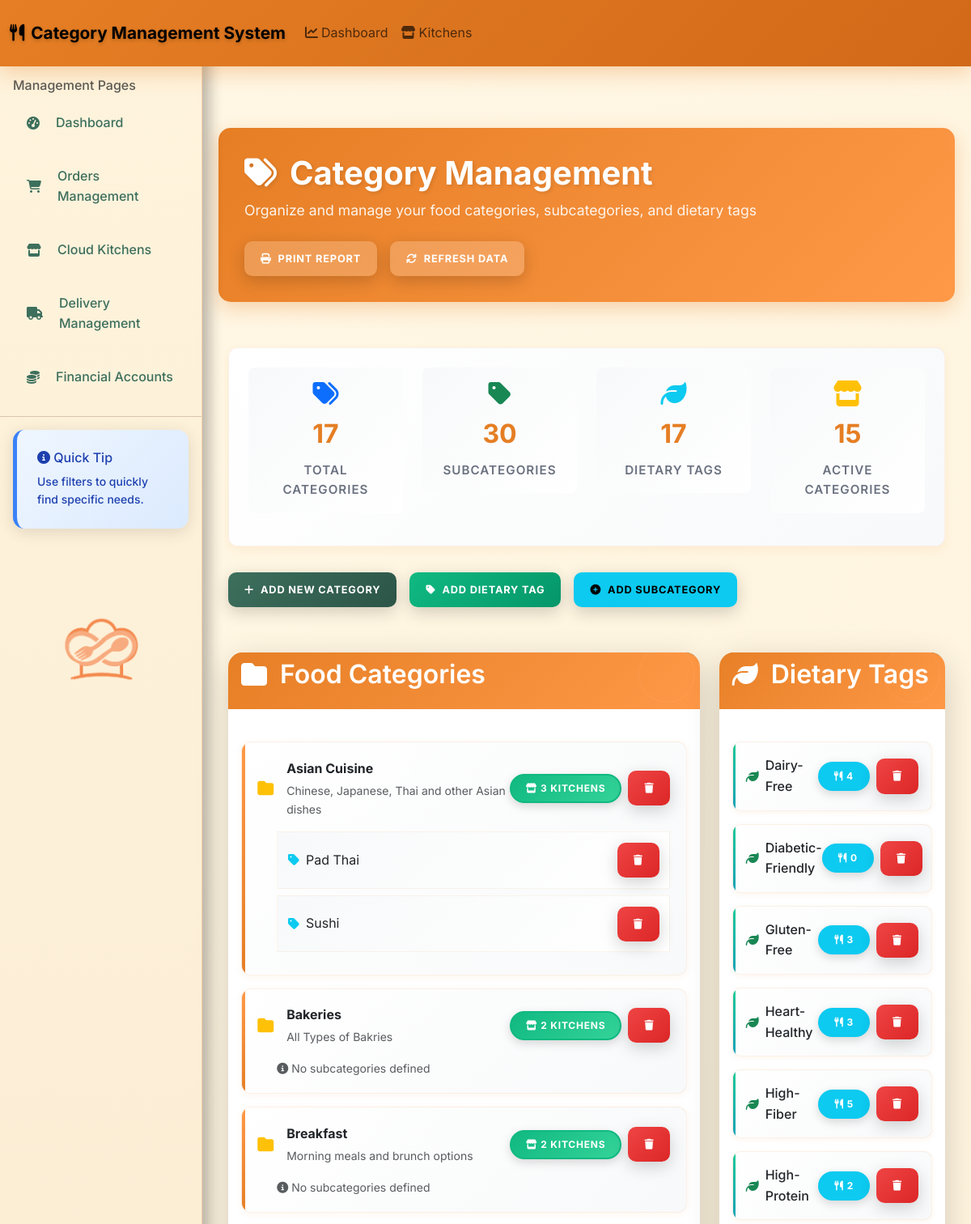
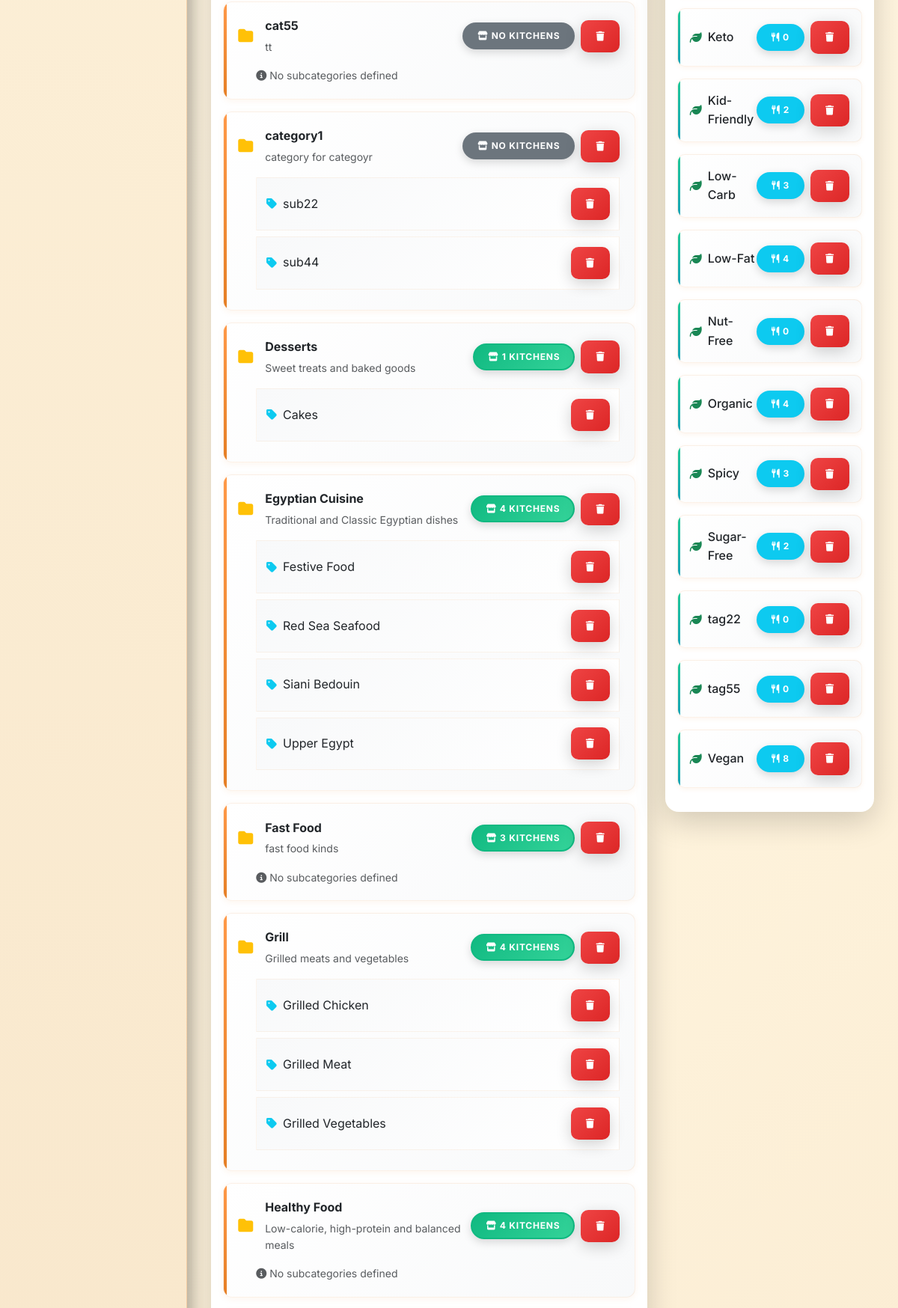
Page /admin/c/c/manage_categories.php (upper part) on the committed database (2 pictures, top to bottom).
### tables this page shows
CREATE TABLE `category` (
  `cat_id` int(11) NOT NULL,
  `c_name` varchar(100) NOT NULL,
  `description` text DEFAULT NULL,
  `category_photo` varchar(255) DEFAULT NULL,
  `created_by` int(11) DEFAULT NULL,
  `cloud_kitchens_count` int(11) DEFAULT 0
);

CREATE TABLE `sub_category` (
  `subcat_id` int(11) NOT NULL,
  `subcat_name` varchar(100) NOT NULL,
  `admin_id` int(11) NOT NULL,
  `parent_cat_id` int(11) NOT NULL
);

CREATE TABLE `dietary_tags` (
  `tag_id` int(11) NOT NULL,
  `tag_name` varchar(50) NOT NULL
);

### admin/c/c/categories.php (the view, shortened to what this page needs)
<?php
require_once 'db_connect.php';
try {
    $stmt = $pdo->query("SELECT c.*, COUNT(cksc.cloud_kitchen_id) as kitchens_count
                         FROM category c
                         LEFT JOIN cloud_kitchen_specialist_category cksc ON c.cat_id = cksc.cat_id
                         GROUP BY c.cat_id
                         ORDER BY c.c_name");
    $categories = $stmt->fetchAll(PDO::FETCH_ASSOC);
    $stmt = $pdo->query("SELECT s.*, c.c_name as parent_name
                         FROM sub_category s
                         JOIN category c ON s.parent_cat_id = c.cat_id
                         ORDER BY c.c_name, s.subcat_name");
    $subcategories = $stmt->fetchAll(PDO::FETCH_ASSOC);
    $stmt = $pdo->query("SELECT dt.*, COUNT(ct.user_id) as usage_count
                         FROM dietary_tags dt
                         LEFT JOIN caterer_tags ct ON dt.tag_id = ct.tag_id
                         GROUP BY dt.tag_id
                         ORDER BY dt.tag_name");
    $tags = $stmt->fetchAll(PDO::FETCH_ASSOC);
    $total_categories = count($categories);
    $total_subcategories = count($subcategories);
    $total_tags = count($tags);
    $categories_with_kitchens = count(array_filter($categories, function($cat) { return $cat['kitchens_count'] > 0; }));
} catch(PDOException $e) {
    die("Error fetching data: " . $e->getMessage());
}
?>
<div class="stats-overview fade-in">
    <div class="row">
        <div class="col-md-3 col-sm-6 mb-3">
            <div class="stats-item">
                <i class="fas fa-tags fa-2x text-primary mb-2"></i>
                <span class="stats-number"><?= $total_categories ?></span>
                <div class="stats-label">Total Categories</div>
            </div>
        </div>
        <div class="col-md-3 col-sm-6 mb-3">
            <div class="stats-item">
                <i class="fas fa-tag fa-2x text-success mb-2"></i>
                <span class="stats-number"><?= $total_subcategories ?></span>
                <div class="stats-label">Subcategories</div>
            </div>
        </div>
        <div class="col-md-3 col-sm-6 mb-3">
            <div class="stats-item">
                <i class="fas fa-leaf fa-2x text-info mb-2"></i>
                <span class="stats-number"><?= $total_tags ?></span>
                <div class="stats-label">Dietary Tags</div>
            </div>
        </div>
        <div class="col-md-3 col-sm-6 mb-3">
            <div class="stats-item">
                <i class="fas fa-store fa-2x text-warning mb-2"></i>
                <span class="stats-number"><?= $categories_with_kitchens ?></span>
                <div class="stats-label">Active Categories</div>
            </div>
        </div>
    </div>
</div>
<div class="row mb-4">
    <div class="col-12">
        <div class="action-buttons fade-in">
            <button class="btn btn-primary" onclick="toggleForm('categoryForm')">
                <i class="fas fa-plus me-2"></i>Add New Category
            </button>
            <button class="btn btn-success" onclick="toggleForm('tagForm')">
                <i class="fas fa-tag me-2"></i>Add Dietary Tag
            </button>
            <button class="btn btn-info" onclick="toggleForm('subcategoryForm')">
                <i class="fas fa-plus-circle me-2"></i>Add Subcategory
            </button>
        </div>
    </div>
</div>
<div class="row mb-4">
    <div class="col-md-8">
        <div class="card fade-in">
            <div class="section-header">
                <h2><i class="fas fa-folder me-2"></i>Food Categories</h2>
            </div>
            <div class="card-body">
                <?php if(empty($categories)): ?>
                    <div class="text-center py-4">
                        <i class="fas fa-folder-open fa-3x text-muted mb-3"></i>
                        <p class="text-muted">No categories found. Start by adding your first category.</p>
                    </div>
                <?php else: ?>
                    <?php foreach($categories as $category): ?>
                        <div class="category-item">
                            <div class="category-header d-flex justify-content-between align-items-center"
                                 onclick="showKitchensByCategory(<?= $category['cat_id'] ?>, '<?= htmlspecialchars($category['c_name']) ?>')"
                                 style="cursor: pointer;">
                                <div class="d-flex align-items-center">
                                    <i class="fas fa-folder text-warning me-3 fs-5"></i>
                                    <div>
                                        <strong class="fs-6"><?= htmlspecialchars($category['c_name']) ?></strong>
                                        <?php if($category['description']): ?>
                                            <div class="text-muted small mt-1">
                                                <?= htmlspecialchars($category['description']) ?>
                                            </div>
                                        <?php endif; ?>
                                    </div>
                                </div>
                                <div class="d-flex align-items-center gap-2">
                                    <?php if($category['kitchens_count'] > 0): ?>
                                        <span class="badge bg-success">
                                            <i class="fas fa-store me-1"></i><?= $category['kitchens_count'] ?> kitchens
                                        </span>
                                    <?php else: ?>
                                        <span class="badge bg-secondary">
                                            <i class="fas fa-store me-1"></i>No kitchens
                                        </span>
                                    <?php endif; ?>
                                    <form action="delete_category.php" method="POST" class="d-inline"
                                          onsubmit="return confirm('Are you sure you want to delete this category? This action cannot be undone.')"
                                          onclick="event.stopPropagation()">
                                        <button type="submit" class="btn btn-sm btn-danger">
                                            <i class="fas fa-trash"></i>
                                        </button>
                                    </form>
                                </div>
                            </div>
                            <div class="subcategories ms-4 mt-3">
                                <?php
                                $hasSubcategories = false;
                                foreach($subcategories as $sub):
                                    if($sub['parent_cat_id'] == $category['cat_id']):
                                        $hasSubcategories = true;
                                ?>
                                        <div class="sub-category">
                                            <div class="d-flex justify-content-between align-items-center">
                                                <div class="d-flex align-items-center">
                                                    <i class="fas fa-tag text-info me-2"></i>
                                                    <span><?= htmlspecialchars($sub['subcat_name']) ?></span>
                                                </div>
                                                <form action="delete_category.php" method="POST" class="d-inline"
                                                      onsubmit="return confirm('Delete this subcategory?')">
                                                    <button type="submit" class="btn btn-sm btn-danger">
                                                        <i class="fas fa-trash"></i>
                                                    </button>
                                                </form>
                                            </div>
                                        </div>
                                <?php endif; endforeach; ?>
                                <?php if(!$hasSubcategories): ?>
                                    <div class="text-muted small">
                                        <i class="fas fa-info-circle me-1"></i>No subcategories defined
                                    </div>
                                <?php endif; ?>
                            </div>
                        </div>
                    <?php endforeach; ?>
                <?php endif; ?>
            </div>
        </div>
    </div>
    <div class="col-md-4">
        <div class="card fade-in">
            <div class="section-header">
                <h2><i class="fas fa-leaf me-2"></i>Dietary Tags</h2>
            </div>
            <div class="card-body">
                <?php if(empty($tags)): ?>
                    <div class="text-center py-4">
                        <i class="fas fa-leaf fa-3x text-muted mb-3"></i>
                        <p class="text-muted">No dietary tags found. Add tags to help customers find suitable meals.</p>
                    </div>
                <?php else: ?>
                    <div class="tags-container">
                        <?php foreach($tags as $tag): ?>
                            <div class="tag-item d-flex justify-content-between align-items-center mb-3"
                                 onclick="showKitchensByTag(<?= $tag['tag_id'] ?>, '<?= htmlspecialchars($tag['tag_name']) ?>')"
                                 role="button">
                                <div class="d-flex align-items-center">
                                    <i class="fas fa-leaf text-success me-2"></i>
                                    <span class="fw-medium"><?= htmlspecialchars($tag['tag_name']) ?></span>
                                </div>
                                <div class="d-flex align-items-center gap-2">
                                    <span class="badge bg-info">
                                        <i class="fas fa-utensils me-1"></i><?= $tag['usage_count'] ?>
                                    </span>
                                    <form action="delete_tag.php" method="POST" class="d-inline"
                                          onsubmit="return confirm('Delete this tag? This will remove it from all associated kitchens.')"
                                          onclick="event.stopPropagation()">
                                        <button type="submit" class="btn btn-sm btn-danger">
                                            <i class="fas fa-trash"></i>
                                        </button>
                                    </form>
                                </div>
                            </div>
                        <?php endforeach; ?>
                    </div>
                <?php endif; ?>
            </div>
        </div>
    </div>
</div>

### admin/c/c/enhanced-kitchen-styles.css (style rules this page uses)
:root { --primary-enhanced: #e57e24; --secondary-enhanced: #dab98b; --accent-enhanced: #3d6f5d; --tertiary-enhanced: #f5e0c2; --success-enhanced: #10b981; --warning-enhanced: #f59e0b; --danger-enhanced: #ef4444; --info-enhanced: #3b82f6; --light-enhanced: #ffffff; --dark-enhanced: #1f2937; --shadow-enhanced: 0 4px 20px rgba(0,0,0,0.12); --shadow-lg-enhanced: 0 12px 40px rgba(0,0,0,0.18); --border-radius-enhanced: 14px; --border-radius-lg-enhanced: 18px; --transition-enhanced: all 0.3s cubic-bezier(0.4, 0, 0.2, 1); --transition-fast-enhanced: all 0.15s ease; }
body { background: linear-gradient(135deg, #fff7e5 0%, #fef3dc 50%, #f5e0c2 100%) !important; font-family: 'Inter', 'Segoe UI', sans-serif !important; color: #6a4125 !important; line-height: 1.6 !important; min-height: 100vh !important; }
.card { border: none !important; border-radius: var(--border-radius-lg-enhanced) !important; box-shadow: var(--shadow-lg-enhanced) !important; margin-bottom: 2.5rem !important; overflow: hidden !important; background: white !important; transition: var(--transition-enhanced) !important; position: relative !important; }
.card::before { content: ''; position: absolute; top: 0; left: 0; right: 0; height: 4px; background: linear-gradient(135deg, var(--primary-enhanced) 0%, var(--accent-enhanced) 100%); }
.badge { padding: 10px 18px !important; border-radius: 25px !important; font-weight: 700 !important; font-size: 0.75rem !important; text-transform: uppercase !important; letter-spacing: 0.8px !important; border: 2px solid transparent !important; transition: var(--transition-enhanced) !important; box-shadow: 0 4px 12px rgba(0,0,0,0.15) !important; position: relative !important; overflow: hidden !important; }
.badge::before { content: ''; position: absolute; top: 0; left: -100%; width: 100%; height: 100%; background: linear-gradient(90deg, transparent, rgba(255,255,255,0.3), transparent); transition: left 0.6s; }
.badge.bg-success { background: linear-gradient(135deg, #10b981 0%, #34d399 100%) !important; color: white !important; border-color: #10b981 !important; }
.btn { border-radius: 10px !important; font-weight: 700 !important; font-size: 0.8rem !important; text-transform: uppercase !important; letter-spacing: 0.8px !important; padding: 12px 20px !important; border: none !important; transition: var(--transition-enhanced) !important; position: relative !important; overflow: hidden !important; box-shadow: 0 6px 20px rgba(0,0,0,0.18) !important; backdrop-filter: blur(10px) !important; }
.btn::before { content: ''; position: absolute; top: 0; left: -100%; width: 100%; height: 100%; background: linear-gradient(90deg, transparent, rgba(255,255,255,0.4), transparent); transition: left 0.7s cubic-bezier(0.4, 0, 0.2, 1); }
.btn-primary { background: linear-gradient(135deg, #3d6f5d 0%, #2c5547 100%) !important; color: white !important; }
.btn-success { background: linear-gradient(135deg, #10b981 0%, #059669 100%) !important; color: white !important; }
.btn-danger { background: linear-gradient(135deg, #ef4444 0%, #dc2626 100%) !important; color: white !important; }
.stats-label { color: #6b7280 !important; font-size: 0.95rem !important; font-weight: 600 !important; text-transform: uppercase !important; letter-spacing: 1px !important; }
.fas, .far { transition: var(--transition-fast-enhanced) !important; }
.card { animation: fadeInUp 0.8s ease-out !important; }

### rows in the picture
category: c_name "Asian Cuisine", description "Chinese, Japanese, Thai and other Asian dishes", kitchens_count "3"
sub_category: subcat_name "Pad Thai"
sub_category: subcat_name "Sushi"
category: c_name "Bakeries", description "All Types of Bakries", kitchens_count "2", shows "No subcategories defined"
category: c_name "Breakfast", description "Morning meals and brunch options", kitchens_count "2", shows "No subcategories defined"
category: c_name "cat55", description "tt", shows "NO KITCHENS", shows "No subcategories defined"
category: c_name "category1", description "category for categoyr", shows "NO KITCHENS"
sub_category: subcat_name "sub22"
sub_category: subcat_name "sub44"
category: c_name "Desserts", description "Sweet treats and baked goods", kitchens_count "1"
sub_category: subcat_name "Cakes"
category: c_name "Egyptian Cuisine", description "Traditional and Classic Egyptian dishes", kitchens_count "4"
sub_category: subcat_name "Festive Food"
sub_category: subcat_name "Red Sea Seafood"
sub_category: subcat_name "Siani Bedouin"
sub_category: subcat_name "Upper Egypt"
category: c_name "Fast Food", description "fast food kinds", kitchens_count "3", shows "No subcategories defined"
category: c_name "Grill", description "Grilled meats and vegetables", kitchens_count "4"
sub_category: subcat_name "Grilled Chicken"
sub_category: subcat_name "Grilled Meat"
sub_category: subcat_name "Grilled Vegetables"
category: c_name "Healthy Food", description "Low-calorie, high-protein and balanced meals", kitchens_count "4", shows "No subcategories defined"
dietary_tags: tag_name "Dairy-Free", usage_count "4"
dietary_tags: tag_name "Diabetic-Friendly", usage_count "0"
dietary_tags: tag_name "Gluten-Free", usage_count "3"
dietary_tags: tag_name "Heart-Healthy", usage_count "3"
dietary_tags: tag_name "High-Fiber", usage_count "5"
dietary_tags: tag_name "High-Protein", usage_count "2"
dietary_tags: tag_name "Keto", usage_count "0"
dietary_tags: tag_name "Kid-Friendly", usage_count "2"
dietary_tags: tag_name "Low-Carb", usage_count "3"
dietary_tags: tag_name "Low-Fat", usage_count "4"
dietary_tags: tag_name "Nut-Free", usage_count "0"
dietary_tags: tag_name "Organic", usage_count "4"
dietary_tags: tag_name "Spicy", usage_count "3"
dietary_tags: tag_name "Sugar-Free", usage_count "2"
dietary_tags: tag_name "tag22", usage_count "0"
dietary_tags: tag_name "tag55", usage_count "0"
dietary_tags: tag_name "Vegan", usage_count "8"

### other values in the picture
$total_categories "17"
$total_subcategories "30"
$total_tags "17"
$categories_with_kitchens "15"
